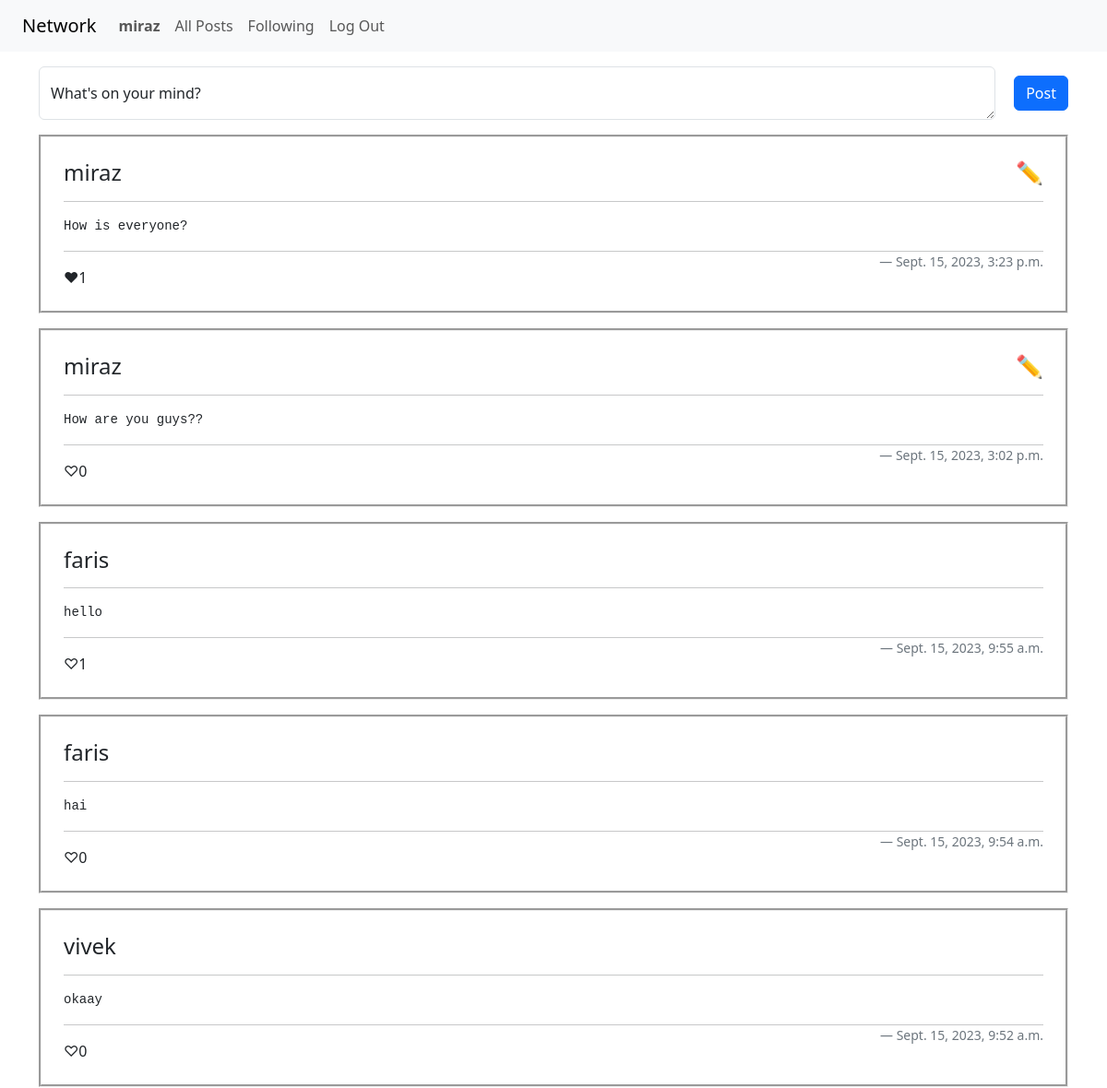
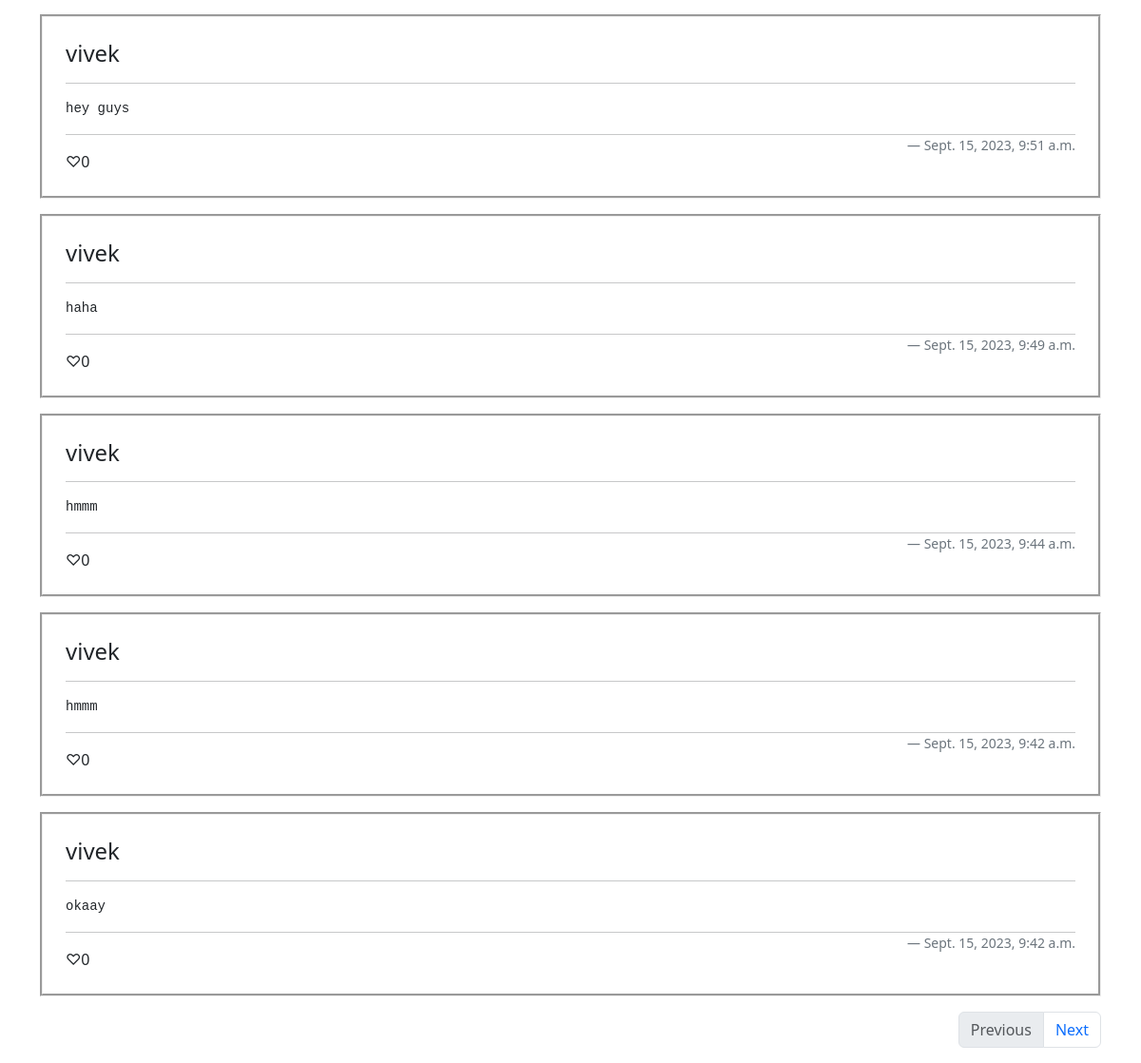
/ (signed in), run on the app's committed database (2 pictures, top to bottom).
### network/models.py (models this page shows)
class User(AbstractUser):
    following = models.ManyToManyField("self", symmetrical=False, related_name="followers", null=True, blank=True)

class Post(models.Model):
    user = models.ForeignKey(User, on_delete=models.CASCADE, related_name="posts")
    content = models.CharField(max_length=5124)
    liked_by = models.ManyToManyField(User, related_name="likes", null=True, blank=True)
    datetime = models.DateTimeField(auto_now_add=True)

### network/views.py (the view)
# urls.py: path("", views.index, name="index"),
def index(request):
    post = CreatePost()
    if request.method == "POST":
        post = CreatePost(request.POST) if request.user.is_authenticated else False
        if post.is_valid():
            Post.objects.create(content=post.cleaned_data["content"], user=request.user)
            messages.success(request, "Your post has been uploaded successfully.")
            post = CreatePost()
    posts = Post.objects.all().order_by("-datetime")
    page = request.GET.get("page", 1)
    return render(request, "network/index.html", {
        "posts": paging(posts, page),
        "prev": paging_has_prev(posts, page),
        "next": paging_has_next(posts, page),
        "page": page,
        "create_post": post
    })

### network/views.py
class CreatePost(forms.Form):
    content = forms.CharField(widget=forms.Textarea(attrs={
        "class": "form-control", "placeholder": "write your post here"}
    ), label="What's on your mind?", max_length=5120)

### network/util.py (called while the page is built)
def paging(posts, page_num):
    return Paginator(posts, 10).get_page(page_num)

def paging_has_prev(posts, page_num):
    return Paginator(posts, 10).get_page(page_num).has_previous()

def paging_has_next(posts, page_num):
    return Paginator(posts, 10).get_page(page_num).has_next()

### network/templates/network/index.html (shortened to what this page needs)
{% extends "network/layout.html" %}
{% block body %}
    {% if not following and not profile and request.user.is_authenticated %}
        <div class="mb-3">
        {% for field in create_post %}
            <form class="d-flex" style="column-gap: 20px" method="post">
                    <div class="form-floating">
                        {{ field }}
                        {{ field.label_tag }}
                    </div>
                    <button type="submit" class="btn btn-primary" style="align-self: center"  onclick="return pageCheck()">Post</button>
            </form>
        {% endfor %}
        </div>
    {% endif %}
    <div id="posts">
        {% for post in posts %}
            <div class="mb-3 p-4" style="border-style: groove" data-post-id={{ post.id }} >
                <h4 style="display: flex">
                    <a href="{% url "profile" post.user.username %}" style="text-decoration: none;color: inherit">{{ post.user.username }}</a>
                    {% if post.user == request.user %}
                        <span onclick="edit(this)" style="margin-left: auto">✏️</span>
                    {% endif %}
                </h4>
                <hr>
                <pre>{{ post.content }}</pre>
                <hr>
                <div class="d-flex justify-content-between">
                    <span><span class="like-button" {% if request.user in post.liked_by.all %}onclick="unlike(this)">♥︎{% else %}onclick="like(this)">♡{% endif %}</span><span class="like-count">{{ post.liked_by.count }}</span></span>
                    <span class="blockquote-footer">{{ post.datetime }}</span>
                </div>
            </div>
            {% empty %}
                <div style="text-align: center;color: rgb(128,128,128)">-- No posts yet --</div>
        {% endfor %}
    </div>
    <nav aria-label="Page navigation example" data-current-page="{{ page }}" id="page-nav">
        <ul class="pagination justify-content-end">
            <li class="page-item {% if not prev %}disabled{% endif %}">
                <button class="page-link" id="prev-btn" onclick="getPage('prev')">Previous</button>
            </li>
            <li class="page-item {% if not next %}disabled{% endif %}">
                <button class="page-link" id="next-btn" onclick="getPage('next')">Next</button>
            </li>
        </ul>
    </nav>
{% endblock %}

### network/templates/network/layout.html (shortened to what this page needs)
{% load static %}
<!DOCTYPE html>
<html lang="en">
    <head>
        <link href="https://cdn.jsdelivr.net/npm/bootstrap@5.3.1/dist/css/bootstrap.min.css" rel="stylesheet">
        <link href="{% static 'network/styles.css' %}" rel="stylesheet">
    </head>
    <body>
        <nav class="navbar navbar-expand-lg navbar-light bg-light ps-4 mb-3">
            <span class="navbar-brand">Network</span>
            <div>
              <ul class="navbar-nav mr-auto">
                {% if user.is_authenticated %}
                    <li class="nav-item">
                        <a class="nav-link" href="{% url "profile" user.username %}"><strong>{{ user.username }}</strong></a>
                    </li>
                {% endif %}
                <li class="nav-item">
                  <a class="nav-link" href="{% url 'index' %}">All Posts</a>
                </li>
                {% if user.is_authenticated %}
                    <li class="nav-item">
                        <a class="nav-link" href="{% url 'follow feed' %}">Following</a>
                    </li>
                    <li class="nav-item">
                        <a class="nav-link" href="{% url 'logout' %}">Log Out</a>
                    </li>
                {% endif %}
              </ul>
            </div>
          </nav>
        <div class="container">
            {% block body %}
            {% endblock %}
        </div>
    </body>
</html>

### network/static/network/styles.css (style rules this page uses)
div.form-floating { flex: 1 }

### data on the page
User: username "miraz"
Post: user.username "miraz", content "How is everyone?", liked_by.count "1", datetime "Sept. 15, 2023, 3:23 p.m."
Post: user.username "miraz", content "How are you guys??", liked_by.count "0", datetime "Sept. 15, 2023, 3:02 p.m."
Post: user.username "faris", content "hello", liked_by.count "1", datetime "Sept. 15, 2023, 9:55 a.m."
Post: user.username "faris", content "hai", liked_by.count "0", datetime "Sept. 15, 2023, 9:54 a.m."
Post: user.username "vivek", content "okaay", liked_by.count "0", datetime "Sept. 15, 2023, 9:52 a.m."
Post: user.username "vivek", content "hey guys", liked_by.count "0", datetime "Sept. 15, 2023, 9:51 a.m."
Post: user.username "vivek", content "haha", liked_by.count "0", datetime "Sept. 15, 2023, 9:49 a.m."
Post: user.username "vivek", content "hmmm", liked_by.count "0", datetime "Sept. 15, 2023, 9:44 a.m."
Post: user.username "vivek", content "hmmm", liked_by.count "0", datetime "Sept. 15, 2023, 9:42 a.m."
Post: user.username "vivek", content "okaay", liked_by.count "0", datetime "Sept. 15, 2023, 9:42 a.m."
